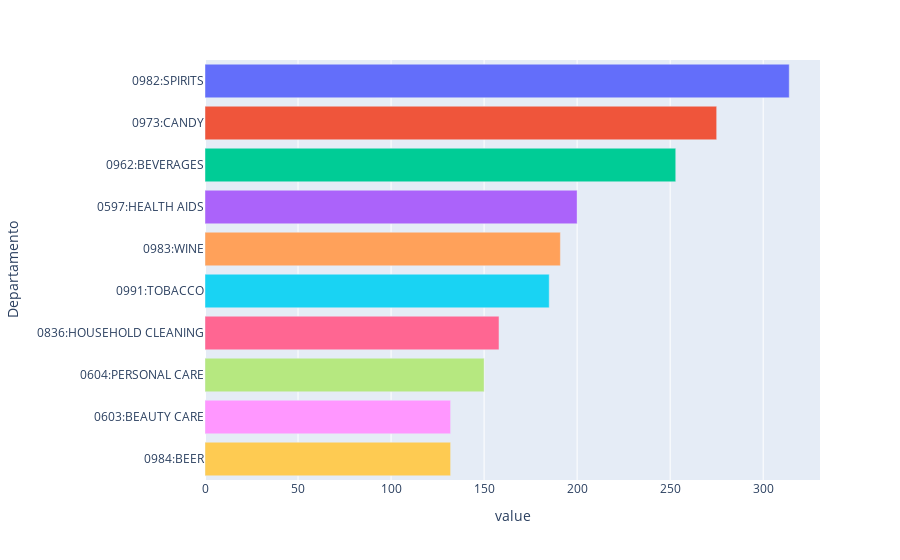

Write notebook code for a chart like this one.
### Code cell
# Quais o topo 10 de departamentos têm o maior volume de transações e maior quantidade de unidades vendidas ?
# Parte 1: Volume de Transações

# Quantidade de Transações únicas onde cada departamento aparece
contagem_transacoes_por_departamento_top10 = df_transacoes.value_counts('Departamento').head(10)

# Plot
fig_volume_transacoes_top10 = px.bar(contagem_transacoes_por_departamento_top10, color=contagem_transacoes_por_departamento_top10.index, orientation='h')
fig_volume_transacoes_top10.update_layout(showlegend=False)
fig_volume_transacoes_top10.show()

### Figure 1 — Plotly figure (JSON) as saved in the notebook; plotly's stock layout.template omitted (floating-point values rounded to 4 significant figures)
{"data": [{"hovertemplate": "Departamento=%{y}<br>value=%{x}<extra></extra>", "legendgroup": "0982:SPIRITS", "marker": {"color": "#636efa", "pattern": {"shape": ""}}, "name": "0982:SPIRITS", "orientation": "h", "showlegend": true, "textposition": "auto", "type": "bar", "x": [314], "xaxis": "x", "y": ["0982:SPIRITS"], "yaxis": "y"}, {"hovertemplate": "Departamento=%{y}<br>value=%{x}<extra></extra>", "legendgroup": "0973:CANDY", "marker": {"color": "#EF553B", "pattern": {"shape": ""}}, "name": "0973:CANDY", "orientation": "h", "showlegend": true, "textposition": "auto", "type": "bar", "x": [275], "xaxis": "x", "y": ["0973:CANDY"], "yaxis": "y"}, {"hovertemplate": "Departamento=%{y}<br>value=%{x}<extra></extra>", "legendgroup": "0962:BEVERAGES", "marker": {"color": "#00cc96", "pattern": {"shape": ""}}, "name": "0962:BEVERAGES", "orientation": "h", "showlegend": true, "textposition": "auto", "type": "bar", "x": [253], "xaxis": "x", "y": ["0962:BEVERAGES"], "yaxis": "y"}, {"hovertemplate": "Departamento=%{y}<br>value=%{x}<extra></extra>", "legendgroup": "0597:HEALTH AIDS", "marker": {"color": "#ab63fa", "pattern": {"shape": ""}}, "name": "0597:HEALTH AIDS", "orientation": "h", "showlegend": true, "textposition": "auto", "type": "bar", "x": [200], "xaxis": "x", "y": ["0597:HEALTH AIDS"], "yaxis": "y"}, {"hovertemplate": "Departamento=%{y}<br>value=%{x}<extra></extra>", "legendgroup": "0983:WINE", "marker": {"color": "#FFA15A", "pattern": {"shape": ""}}, "name": "0983:WINE", "orientation": "h", "showlegend": true, "textposition": "auto", "type": "bar", "x": [191], "xaxis": "x", "y": ["0983:WINE"], "yaxis": "y"}, {"hovertemplate": "Departamento=%{y}<br>value=%{x}<extra></extra>", "legendgroup": "0991:TOBACCO", "marker": {"color": "#19d3f3", "pattern": {"shape": ""}}, "name": "0991:TOBACCO", "orientation": "h", "showlegend": true, "textposition": "auto", "type": "bar", "x": [185], "xaxis": "x", "y": ["0991:TOBACCO"], "yaxis": "y"}, {"hovertemplate": "Departamento=%{y}<br>value=%{x}<extra></extra>", "legendgroup": "0836:HOUSEHOLD CLEANING", "marker": {"color": "#FF6692", "pattern": {"shape": ""}}, "name": "0836:HOUSEHOLD CLEANING", "orientation": "h", "showlegend": true, "textposition": "auto", "type": "bar", "x": [158], "xaxis": "x", "y": ["0836:HOUSEHOLD CLEANING"], "yaxis": "y"}, {"hovertemplate": "Departamento=%{y}<br>value=%{x}<extra></extra>", "legendgroup": "0604:PERSONAL CARE", "marker": {"color": "#B6E880", "pattern": {"shape": ""}}, "name": "0604:PERSONAL CARE", "orientation": "h", "showlegend": true, "textposition": "auto", "type": "bar", "x": [150], "xaxis": "x", "y": ["0604:PERSONAL CARE"], "yaxis": "y"}, {"hovertemplate": "Departamento=%{y}<br>value=%{x}<extra></extra>", "legendgroup": "0603:BEAUTY CARE", "marker": {"color": "#FF97FF", "pattern": {"shape": ""}}, "name": "0603:BEAUTY CARE", "orientation": "h", "showlegend": true, "textposition": "auto", "type": "bar", "x": [132], "xaxis": "x", "y": ["0603:BEAUTY CARE"], "yaxis": "y"}, {"hovertemplate": "Departamento=%{y}<br>value=%{x}<extra></extra>", "legendgroup": "0984:BEER", "marker": {"color": "#FECB52", "pattern": {"shape": ""}}, "name": "0984:BEER", "orientation": "h", "showlegend": true, "textposition": "auto", "type": "bar", "x": [132], "xaxis": "x", "y": ["0984:BEER"], "yaxis": "y"}], "layout": {"barmode": "relative", "legend": {"title": {"text": "Departamento"}, "tracegroupgap": 0}, "margin": {"t": 60}, "showlegend": false, "xaxis": {"anchor": "y", "domain": [0, 1], "title": {"text": "value"}}, "yaxis": {"anchor": "x", "categoryarray": ["0984:BEER", "0603:BEAUTY CARE", "0604:PERSONAL CARE", "0836:HOUSEHOLD CLEANING", "0991:TOBACCO", "0983:WINE", "0597:HEALTH AIDS", "0962:BEVERAGES", "0973:CANDY", "0982:SPIRITS"], "categoryorder": "array", "domain": [0, 1], "title": {"text": "Departamento"}}}}
